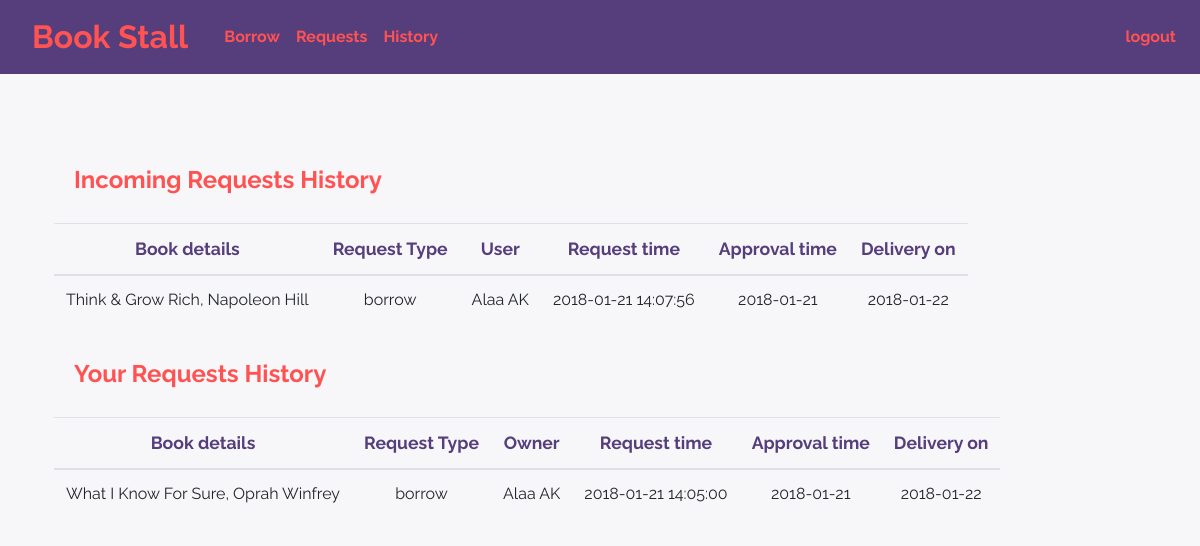
Screenshot of /history (signed in) with the database file from the repository.
### tables this page shows
CREATE TABLE 'requests' ('id' INTEGER PRIMARY KEY AUTOINCREMENT NOT NULL, 'book_id' INTEGER NOT NULL, 'owner_id' INTEGER NOT NULL, 'user_id' INTEGER NOT NULL, 'state' TEXT NOT NULL DEFAULT pending, 'time' TEXT NOT NULL DEFAULT CURRENT_TIMESTAMP, 'approval_time' TEXT, 'request_type' TEXT, 'delivery_date' TEXT);

CREATE TABLE 'books' ('id' INTEGER PRIMARY KEY AUTOINCREMENT NOT NULL, 'title' TEXT NOT NULL, 'subtitle' TEXT NOT NULL, 'authors' TEXT NOT NULL, 'publishedDate' TEXT NOT NULL, 'lendfor' INTEGER NOT NULL,'review' TEXT, 'notes' TEXT, state TEXT NOT NULL DEFAULT available);

CREATE TABLE 'users' ('id' INTEGER PRIMARY KEY AUTOINCREMENT NOT NULL, 'username' TEXT NOT NULL, 'email' TEXT NOT NULL, 'password' TEXT NOT NULL);

### application.py (the view)
@app.route("/history", methods=["GET"])
@login_required
def history():
    approved_reqs = db.execute("SELECT requests.request_type,  books.title, books.subtitle, books.authors, \
     users.username, requests.time, requests.approval_time, requests.delivery_date FROM requests JOIN books ON books.id=requests.book_id \
     JOIN users ON users.id=requests.user_id WHERE requests.state=:state AND  owner_id=:owner_id ", state='approved', owner_id=session["user_id"])
    your_reqs = db.execute("SELECT requests.request_type,  books.title, books.subtitle, books.authors,\
    users.username, requests.time, requests.approval_time, requests.delivery_date FROM requests JOIN books ON books.id=requests.book_id \
    JOIN users ON users.id=requests.owner_id WHERE requests.state=:state AND  user_id=:user_id", state='approved', user_id=session["user_id"])
    return render_template("History.html", approved_reqs=approved_reqs, your_reqs=your_reqs)

### application.py (called while the page is built)
@app.after_request
def after_request(response):
    response.headers["Cache-Control"] = "no-cache, no-store, must-revalidate"
    response.headers["Expires"] = 0
    response.headers["Pragma"] = "no-cache"
    return response

### helpers.py (called while the page is built)
def login_required(f):
    @wraps(f)
    def decorated_function(*args, **kwargs):
        if session.get("user_id") is None:
            return redirect("/login")
        return f(*args, **kwargs)
    return decorated_function

### templates/History.html (shortened to what this page needs)
{% extends "layout.html" %}
{%block main%}
<div>
  <h4 for="Inrequests_history" class="control-label text-left" ><strong>Incoming Requests History</strong></h4>
  {%if approved_reqs%}
  <table class="table table-responsive" id="Inrequests_history">
    <thead>
      <th>Book details</th>
      <th>Request Type</th>
      <th>User</th>
      <th>Request time</th>
      <th>Approval time</th>
      <th>Delivery on</th>
    </thead>
    <tbody>
      {%for row in approved_reqs%}
        <tr>
          <td>{{row['title']}}, {%if row['subtitle']%}{{row['subtitle']}},{%endif%}  {{row['authors']}}</td>
        {%for key in row%}
        {%if key != 'title' and key != 'subtitle' and key != 'authors'%}
          <td>
          {{row.get(key)}}
        </td>
        {%endif%}
        {%endfor%}
      </tr>
      {%endfor%}
    </tbody>
</table>
{%else%}
<small class="text-muted "><u>No history of approved incoming borrow or return requests.</u></small></div>
{%endif%}
</div>
<div>
  <h4 for="your_requests_history" class="control-label text-left" ><strong>Your Requests History</strong></h4>
  {%if your_reqs%}
  <table class="table table-responsive" id="your_requests_history">
    <thead>
      <th>Book details</th>
      <th>Request Type</th>
      <th>Owner</th>
      <th>Request time</th>
      <th>Approval time</th>
      <th>Delivery on</th>
    </thead>
      <tbody>
        {%for row in your_reqs%}
        <tr>
          <td>
            {{row['title']}}, {%if row['subtitle']%}{{row['subtitle']}},{%endif%}  {{row['authors']}}
          </td>
          {%for key in row%}
          {%if key != 'title' and key != 'subtitle' and key != 'authors'%}
            <td>{{row.get(key)}}</td>
            {%endif%}
          {%endfor%}
        </tr>
        {%endfor%}
    </tbody>
</table>
{%else%}
<small class="text-muted "><u>No history of approved borrow or return requests.</u></small></div>
{%endif%}
</div>
{%endblock%}

### static/styles.css (style rules this page uses)
html, body { font-family: 'Raleway', sans-serif; background-color: #F7F7F9; }
h4 { padding: 20px; font-weight: solid; color: rgb(255, 82, 82); }
table > thead> tr > th { font-size: 1.1rem; font-weight: bolder; color: #563d7c; }
table { border-color: #563d7c; max-height: 30rem; overflow-y: scroll; }

### rows the page displays
requests: title "Think & Grow Rich", authors "Napoleon Hill", get "borrow" "Alaa AK" "2018-01-21 14:07:56" "2018-01-21" "2018-01-22"
requests: title "What I Know For Sure", authors "Oprah Winfrey", get "borrow" "Alaa AK" "2018-01-21 14:05:00" "2018-01-21" "2018-01-22"
